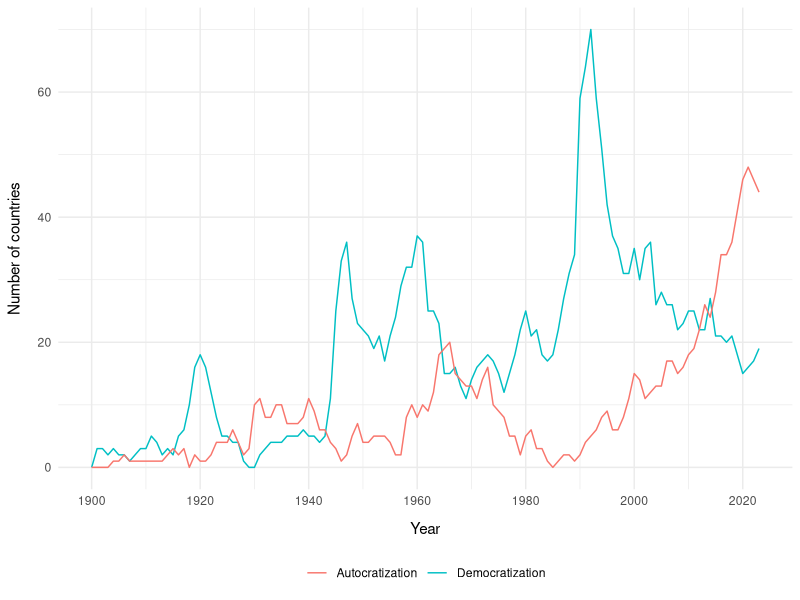
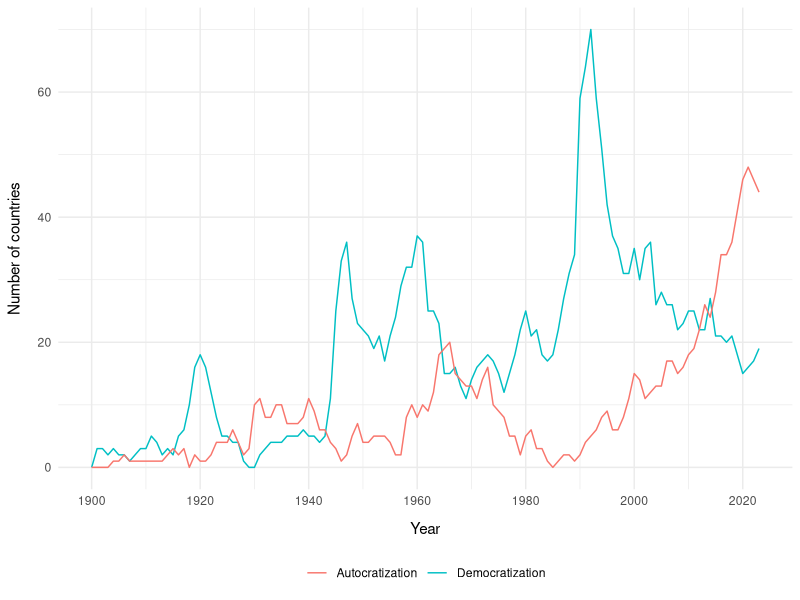

Source code (R) for these figures, in order:
# Load required packages
library(ggplot2) # Package visualizations

# Read the processed democracy data
democracy_data <- read.csv("analysis/input/democracy_data.csv")

# Create a line plot showing trends in democratic and autocratic episodes over time
figure_2 <- ggplot(democracy_data, aes(x = year)) +
  geom_line(aes(y = dem_ep, color = "Democratization")) +
  geom_line(aes(y = aut_ep, color = "Autocratization")) +
  labs(x = "Year", y = "Number of countries", color = NULL) +
  scale_x_continuous(breaks = seq(1900, 2025, by = 20)) +
  theme_minimal() +
  theme(
    legend.position = "bottom",
    axis.title.x = element_text(margin = margin(t = 10)),
    axis.title.y = element_text(margin = margin(r = 10))
  )

# Save the plot as PDF and PNG file
ggsave("analysis/output/figure_2.pdf", plot = figure_2)
ggsave("analysis/output/figure_2.png", plot = figure_2)


